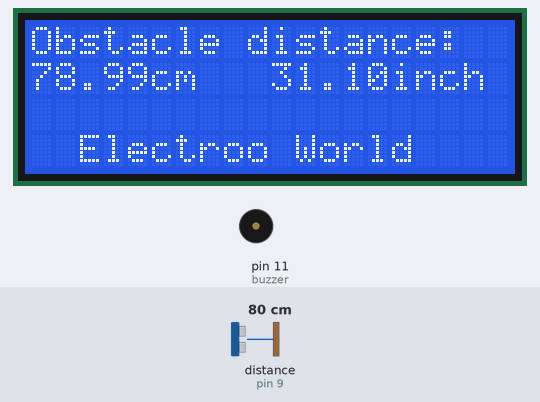
A sketch run on a simulated Arduino Uno, built with avr-gcc and run on an emulated ATmega328P. On the bench: 20×4 character LCD, buzzer (waves = sounding, pin HIGH). Wiring (inferred from the names in the program): ultrasonic range finder: trigger pin 8; echo pin 9. The test bench sets the inputs (shaded band); at power-on: distance to the obstacle (sensor on pin 9) 80 cm. The echo pulse lasts 58.3 µs per cm; pins used as bus, display or sensor lines are not drawn.

Above: at 1.2 s.
1.3 s: distance to the obstacle (sensor on pin 9) set to 23 cm
At 2.9 s:
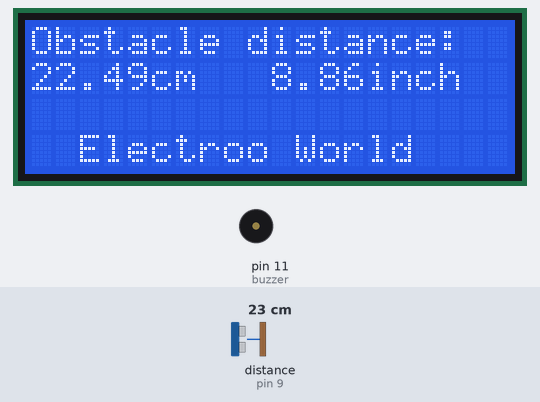
5.4 s: distance to the obstacle (sensor on pin 9) set to 17 cm
At 6.8 s:
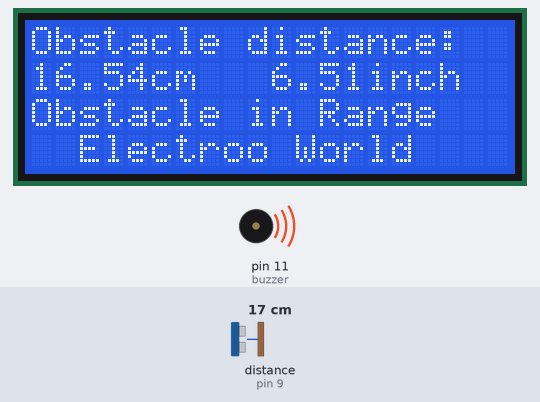
9.5 s: distance to the obstacle (sensor on pin 9) set to 2 cm
At 10.9 s:
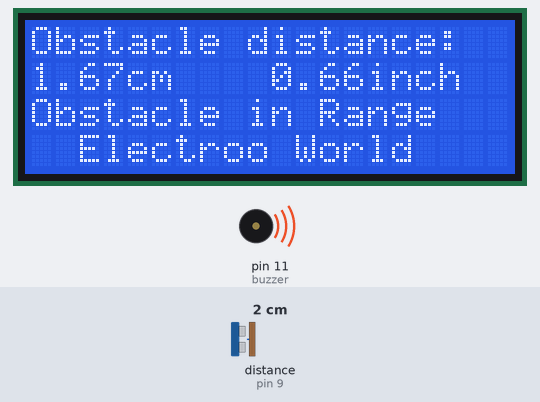
Timing chart, 0 to 12.5 s (numbered marks = the images above; inputs shaded):
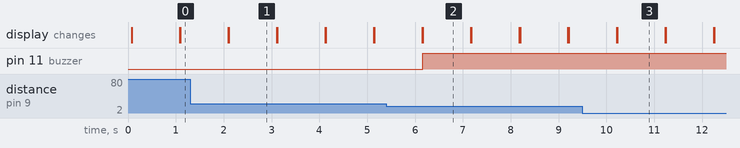

Measured:
- the behaviour switches between 21 and 20 cm on distance to the obstacle (sensor on pin 9) (found by bisection; images 1 and 2)
- after the input at 1.3 s, the display: first differs from a run without the input after 0.81 s (image 1)
- after the input at 5.4 s, pin 11 (buzzer): LOW → HIGH after 0.76 s; the display: first differs from a run without the input after 0.76 s (image 2)
- after the input at 9.5 s, the display: first differs from a run without the input after 0.72 s (image 3)
- what the display in image 1 shows lasts 1.0 s, from 2.1 s to 3.1 s

The sketch:

2_Altrasonic_LCD.ino
```cpp
#include <LiquidCrystal.h>
LiquidCrystal lcd(7, 6, 5, 4, 3, 2);
//LiquidCrystal lcd(10, 9, 8, 7, 6, 5);
int trigpin = 8;
int echopin = 9;
int buzzer = 11;
float time;
float cm;
float inch;

void setup() {
  // put your setup code here, to run once:
  pinMode(trigpin, OUTPUT);
  pinMode(echopin, INPUT);
  pinMode(buzzer, OUTPUT);
  lcd.begin(20 , 4);
}

void loop() {
  // put your main code here, to run repeatedly:
  digitalWrite(trigpin, LOW);
  delay(2);
  digitalWrite(trigpin, HIGH);
  delayMicroseconds(10);
  digitalWrite(trigpin, LOW);
  time = pulseIn(echopin, HIGH);
  cm = (time / 58.82) ;
  inch = (cm / 2.54);
  lcd.setCursor(0, 0);
  lcd.print("Obstacle distance:");
  lcd.setCursor(0, 1);
  lcd.print(cm);
  lcd.print("cm");

  lcd.setCursor(10, 1);
  lcd.print(inch);
  lcd.print("inch");

  lcd.setCursor(2, 3);
  lcd.print("Electroo World");

  if (cm < 20)
  {
    digitalWrite(buzzer, HIGH);
    lcd.setCursor(0, 2);
    lcd.print("Obstacle in Range");
  }
  else
  {
    digitalWrite(buzzer, LOW);
  }
  delay(1000);
  lcd.clear();
}
```
